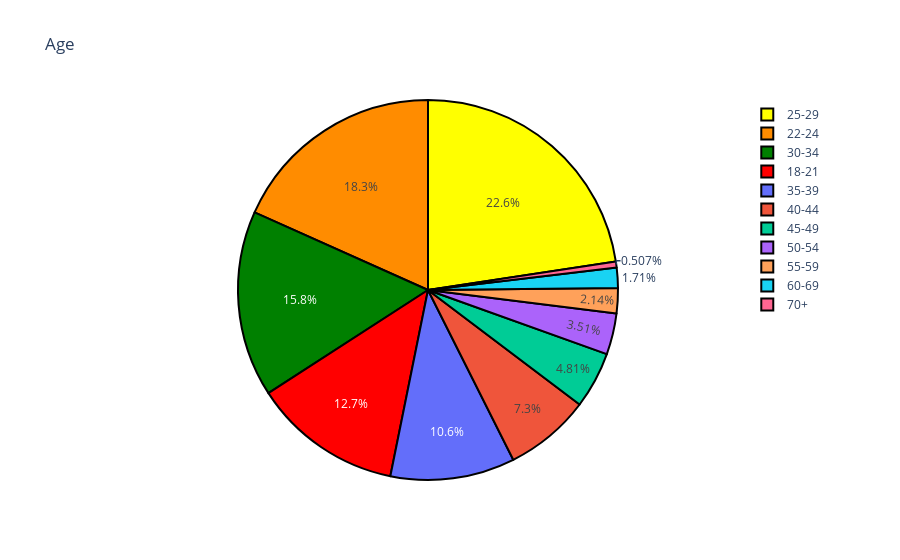

Notebook code for this chart:
### Markdown cell above
### Visualizing age distribution

### Code cell
# age distribution:

agedist = df['age'].value_counts()
colors = ['yellow', 'darkorange', 'green', 'red']
trace = go.Pie(values=(np.array(agedist)),labels=agedist.index)
layout = go.Layout(title='Age')
data = [trace]
fig = go.Figure(trace,layout)
fig.update_traces(marker=dict(colors=colors, line=dict(color='#000000', width=2)))
fig.show()
py.plot(fig)

### Figure 1 — Plotly figure (JSON) as saved in the notebook; plotly's stock layout.template omitted (floating-point values rounded to 4 significant figures)
{"data": [{"labels": ["25-29", "22-24", "30-34", "18-21", "35-39", "40-44", "45-49", "50-54", "55-59", "60-69", "70+"], "marker": {"colors": ["yellow", "darkorange", "green", "red"], "line": {"color": "#000000", "width": 2}}, "type": "pie", "values": [4458, 3610, 3120, 2502, 2087, 1439, 949, 692, 422, 338, 100]}], "layout": {"title": {"text": "Age"}}}
